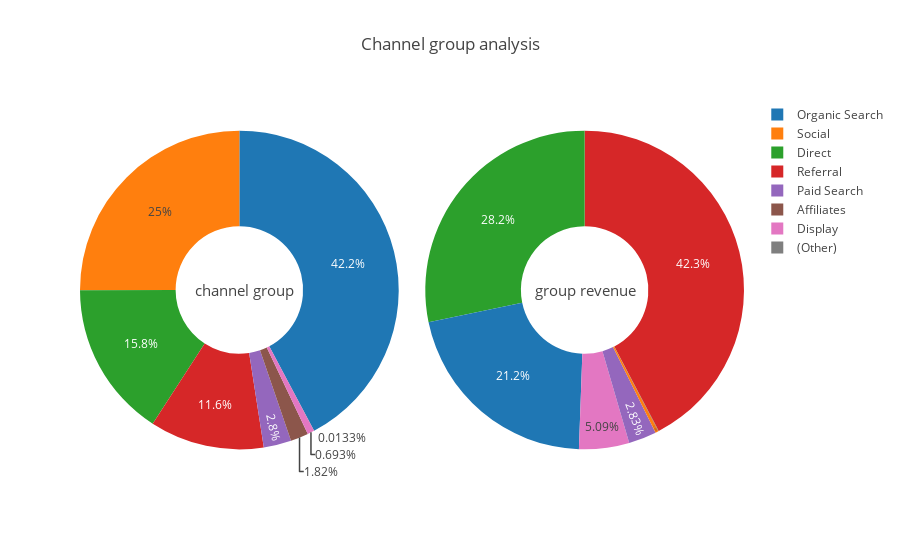

This figure's notebook cell:
### Code cell
fig = {
  "data": [
    {
      "values": temp.values,
      "labels": temp.index,
      "domain": {"x": [0, .48]},
      "name": "Channel group",
      "hoverinfo":"label+percent+name",
      "hole": .4,
      "type": "pie"
    },
    {
      "values": temp2['totals.transactionRevenue'],
      "labels": temp2['channelGrouping'],
      "text":["Group rev"],
      "textposition":"inside",
      "domain": {"x": [.52, 1]},
      "name": "Group rev",
      "hoverinfo":"label+percent+name",
      "hole": .4,
      "type": "pie"
    }],
  "layout": {
        "title":"Channel group analysis",
        "annotations": [
            {
                "font": {
                    "size": 15
                },
                "showarrow": False,
                "text": "channel group",
                "x": 0.17,
                "y": 0.5
            },
            {
                "font": {
                    "size": 15
                },
                "showarrow": False,
                "text": "group revenue",
                "x": 0.84,
                "y": 0.5
            }
        ]
    }
}
py.iplot(fig, filename='donut')

### Figure 1 — Plotly figure (JSON) as saved in the notebook; plotly's stock layout.template omitted (floating-point values rounded to 4 significant figures)
{"data": [{"domain": {"x": [0, 0.48]}, "hole": 0.4, "hoverinfo": "label+percent+name", "labels": ["Organic Search", "Social", "Direct", "Referral", "Paid Search", "Affiliates", "Display", "(Other)"], "name": "Channel group", "type": "pie", "uid": "5b87ea34-e715-11e8-80d5-8c859051acaa", "values": [381561, 226117, 143026, 104838, 25326, 16403, 6262, 120]}, {"domain": {"x": [0.52, 1]}, "hole": 0.4, "hoverinfo": "label+percent+name", "labels": ["(Other)", "Affiliates", "Direct", "Display", "Organic Search", "Paid Search", "Referral", "Social"], "name": "Group rev", "text": ["Group rev"], "textposition": "inside", "type": "pie", "uid": "5b87ef46-e715-11e8-8840-8c859051acaa", "values": [9990000, 597380000, 434840550000, 78337460000, 326380510000, 43558900000, 651429910000, 4916540000]}], "layout": {"annotations": [{"font": {"size": 15}, "showarrow": false, "text": "channel group", "x": 0.17, "y": 0.5}, {"font": {"size": 15}, "showarrow": false, "text": "group revenue", "x": 0.84, "y": 0.5}], "title": "Channel group analysis"}}
